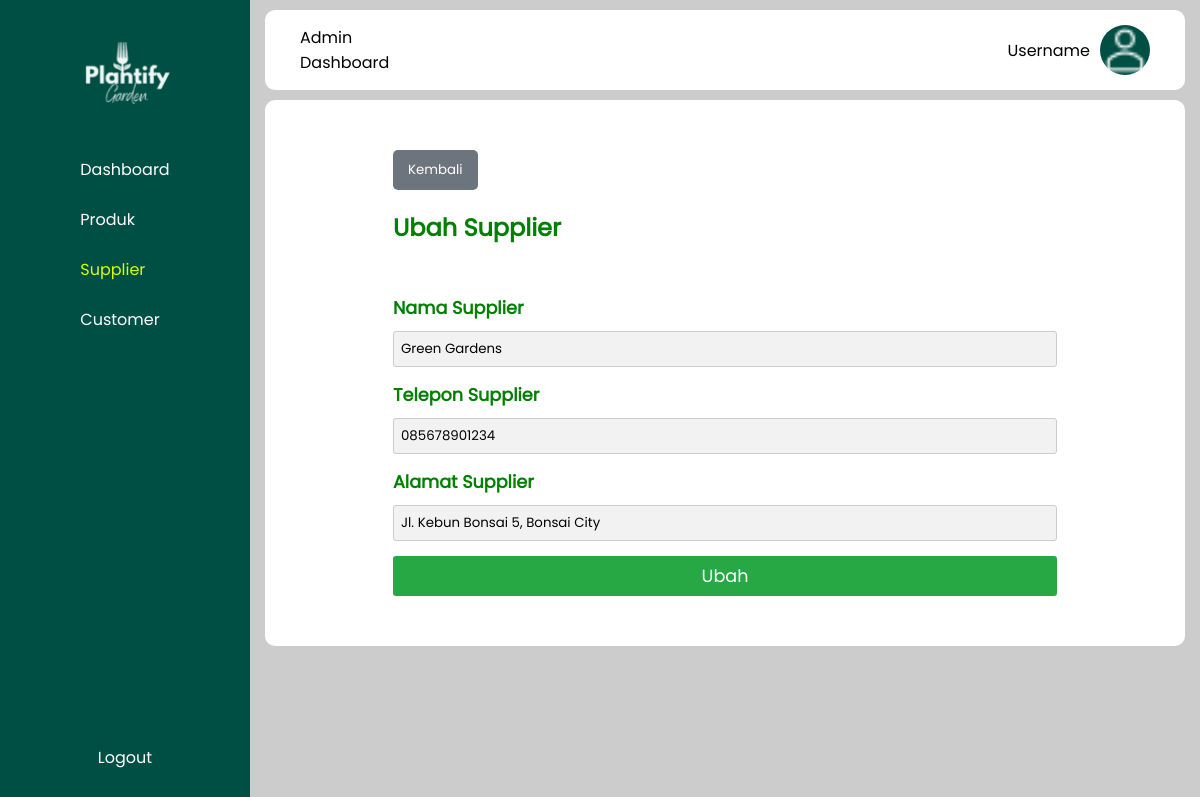
The page /app/admin/ubah_supplier.php?id=3 (signed in) on the database as committed earlier.
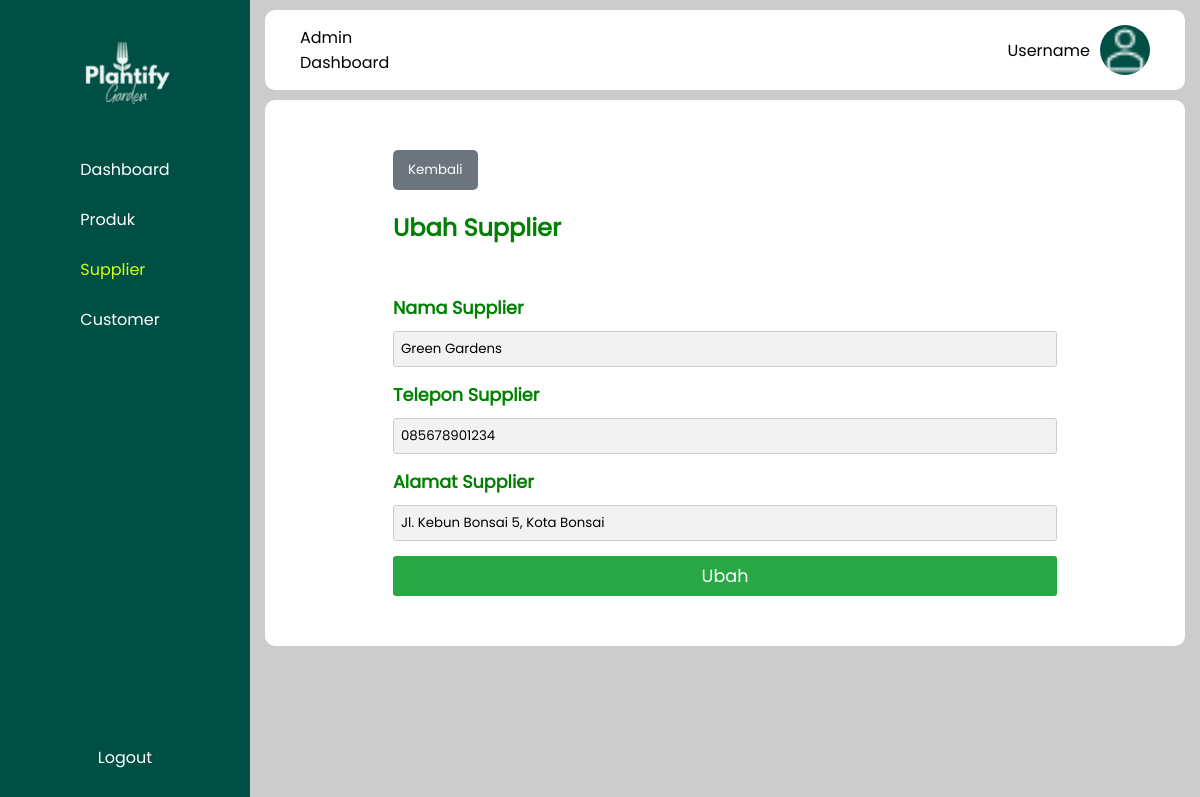
The same page on the database as committed later.
### tables this page shows
CREATE TABLE `supplier` (
  `id_supplier` int(11) NOT NULL,
  `nama_supplier` varchar(100) NOT NULL,
  `alamat` varchar(100) NOT NULL,
  `no_telepon` varchar(100) NOT NULL
);

### app/database.php (called while the page is built, shortened)
<?php
function getSupplierById($id) {
	try {
		$statement = DB->prepare("SELECT * FROM supplier WHERE id_supplier = :id");
		$statement->execute(array(":id" => $id));
		return $statement->fetch(PDO::FETCH_ASSOC);
	} catch (PDOException $err) {
		echo $err->getMessage();
	}
}

### app/admin/ubah_supplier.php (the view, shortened to what this page needs)
<?php
$id = isset($_POST['id']) ? $_POST['id'] : $_GET['id'];
$success = false;
require_once(BASEPATH . "/app/admin/templates/sidebar.php");
require_once(BASEPATH . "/app/admin/templates/header.php");
$supplier = getSupplierById($id);
?>
    <div class="wadah">
        <a href="<?= BASEURL ?>/app/admin/supplier.php">
            <button class="kembali">Kembali</button>
        </a>
        <div class="judul">
            <h2>Ubah Supplier</h2>
        </div>
        <?php if ($success) { ?>
            <div>Supplier sukses ditambahkan!</div>
        <?php } else { ?>
            <form action="ubah_supplier.php" method="post">
                <div class="input-container">
                    <label for="nama_supplier">Nama Supplier</label>
                    <input type="text" name="nama_supplier" id="nama_supplier" value="<?= $supplier['nama_supplier'] ?>">
                </div>
                <div class="input-container">
                    <label for="tel">Telepon Supplier</label>
                    <input type="text" name="tel" id="tel" value="<?= $supplier['no_telepon'] ?>">
                </div>
                <div class="input-container">
                    <label for="alamat">Alamat Supplier</label>
                    <input type="text" name="alamat" id="alamat" value="<?= $supplier['alamat'] ?>">
                </div>
                <button type="submit" name="submit" class="submit">Ubah</button>
            </form>
        <?php } ?>
    </div>
    </div>
</body>
</html>

Rows that differ between the two databases and show on the page:
changed supplier "Green Gardens": alamat "Jl. Kebun Bonsai 5, Bonsai City" → "Jl. Kebun Bonsai 5, Kota Bonsai"
